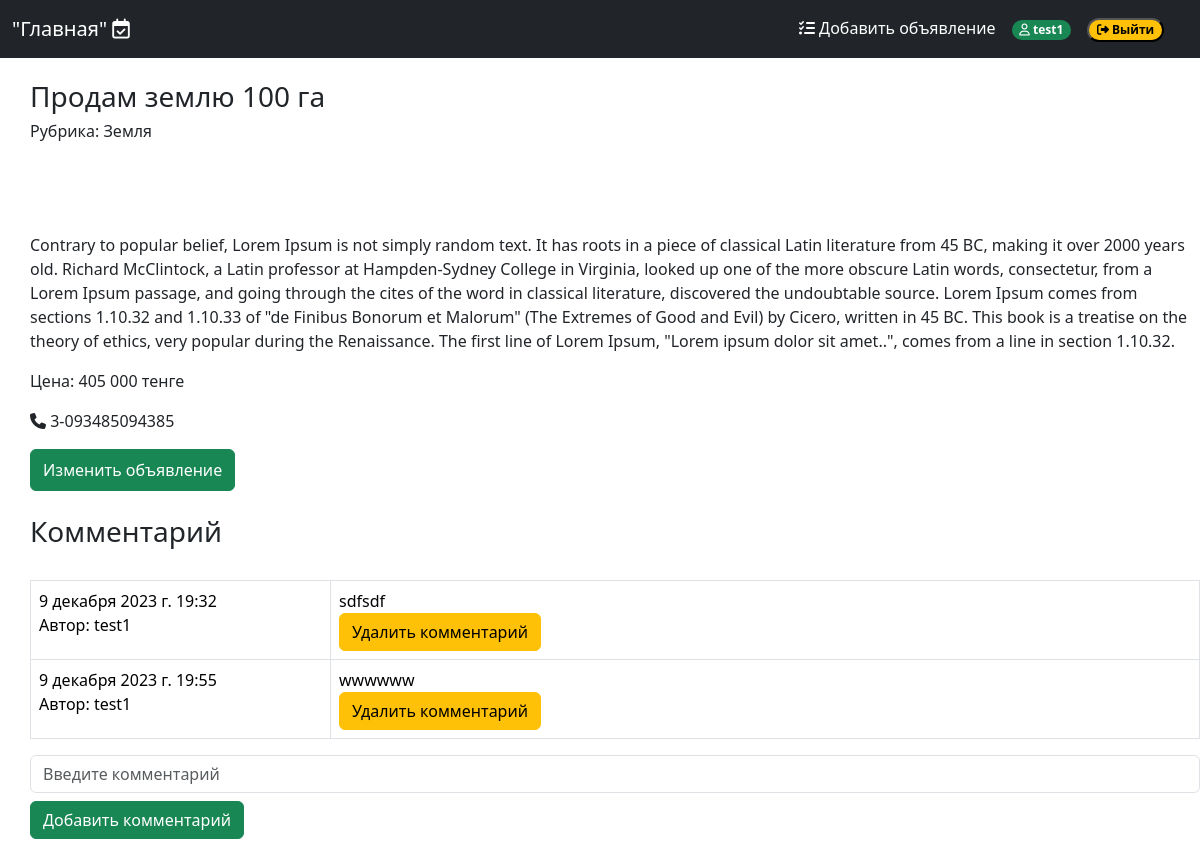
The page /rubric/4/post/4/ (signed in) on the database its author committed.
### app/models.py (models this page shows, shortened)
class Post(models.Model):
    rubric = models.ForeignKey(Rubric, on_delete=models.PROTECT, verbose_name='Раздел')
    title = models.CharField(max_length=255, verbose_name='Заголовок')
    content = models.TextField(verbose_name='Описание')
    price = models.IntegerField(verbose_name='Цена')
    contact = models.TextField(verbose_name='Контакты')
    image = ThumbnailerImageField(verbose_name='Картинка', upload_to='posts', blank=True)
    created_at = models.DateTimeField(auto_now_add=True, verbose_name='Дата')
    author = models.ForeignKey(User, on_delete=models.CASCADE, verbose_name='Автор')

class Rubric(models.Model):
    name = models.CharField(max_length=255, verbose_name='Раздел')
    parent = models.ForeignKey('self', on_delete=models.CASCADE, null=True, blank=True, related_name='subrubric')

class Comment(models.Model):
    post = models.ForeignKey(Post, on_delete=models.CASCADE, verbose_name='Объявления', related_name='comment')
    created_at = models.DateTimeField(auto_now_add=True, verbose_name='Дата')
    author = models.ForeignKey(User, on_delete=models.CASCADE, verbose_name='Автор')
    content = models.TextField(verbose_name='Комментарий')

### app/views.py (the view, shortened to what this page needs)
# urls.py: path('rubric/<int:subrubric_pk>/post/<int:post_pk>/', PostView.as_view(), name='post'),
class PostView(View):
    def get(self, request, subrubric_pk, post_pk):
        form = AddCommentForm(request.POST)
        post = Post.objects.get(pk=post_pk)
        comments = Comment.objects.filter(post=post)
        context = {'form':form, 'post':post, 'comments':comments}
        return render(request, 'post.html', context)

### app/forms.py
class AddCommentForm(forms.ModelForm):
    class Meta:
        model = Comment
        fields = ['content']

### app/templatetags/custom_filters.py (called while the page is built)
@register.filter
def thousands_with_spaces(value):
    try:
        value = int(value) if isinstance(value, str) else value
        formatted_value = "{:,}".format(value).replace(",", " ")
        return formatted_value
    except (ValueError, TypeError):
        return value

### templates/post.html (shortened to what this page needs)
{% extends "base.html" %}
{% load static %}
{% load custom_filters %}
{% block content %}
<h3> {{ post.title }} </h3>
<h6> Рубрика: {{ post.rubric.name }} </h6>
<div style="padding-top:30px; padding-bottom: 30px;"><img src="{{ post.image.profile.url }}"></div>
<p> {{ post.content }} </p>
<p>   Цена: {{ post.price|thousands_with_spaces }} тенге</p>
<p><i class="fa-solid fa-phone"></i>
{% if user.is_authenticated %}  {{ post.contact }}
{% else %} Зарегистрируйтесь что бы увидеть номер
{% endif %}
</p>
{% if post.author.username == request.user.username %}
<a href="{% url 'update_post' subrubric_pk=post.rubric.pk post_pk=post.pk %}" class="btn btn-success w-40 py-2">
    Изменить объявление</a>
{% endif %}
<br> <br>
<h3> Комментарий </h3> <br>
<table  class="table table-bordered">
{% for each in comments %}
        <tr>
            <td style="width:300px;">{{ each.created_at }} <br> Автор: {{ each.author }} </td>
            <td>{{ each.content }} <br> {% if each.author.username == request.user.username %}
                <a class="btn btn-warning" href="{% url 'delete_comment' subrubric_pk=post.rubric.pk post_pk=each.post.pk comment_pk=each.pk %} "> Удалить комментарий </a>
                {% endif %}
            </td>
        </tr>
{% endfor %}
</table>
<form method="POST">
    <div class="row-md-2">
        <input type="text" class="form-control  mb-2" name="content" placeholder= {% if request.user.is_authenticated %} "Введите комментарий" {% else %} "Что бы добавить комментарий нужно войти" {% endif%} {% if request.user.is_authenticated %} {% else %} readonly {% endif%} >
    </div>
    <div class="row-md-2">
        <button type="submit" class="btn btn-success" {% if request.user.is_authenticated %} {% else %} disabled {% endif%}>Добавить комментарий</button>
    </div>
</form>
{% endblock %}

### templates/base.html (shortened to what this page needs)
{% load static %}
<!DOCTYPE html>
<html lang="en">
    <head>
        <link
        href="https://cdn.jsdelivr.net/npm/bootstrap@5.3.2/dist/css/bootstrap.min.css"
        rel="stylesheet"
        />
    </head>
    <body>
        <nav class="navbar navbar-expand-md navbar-dark fixed-top bg-dark">
            <div class="container-fluid">
                <a class="navbar-brand" href="{% url 'home' %}"> "Главная" <i class="fa-regular fa-calendar-check"></i></a>
                <div class="offcanvas offcanvas-end text-bg-dark" tabindex="-1" id="offcanvasNavbar2" aria-labelledby="offcanvasNavbar2Label">
                    <div class="offcanvas-body">
                        <ul class="navbar-nav justify-content-end flex-grow-1 pe-3">
                            {% if request.user.is_authenticated %}
                            <li class="nav-item">
                                <a class="nav-link active" aria-current="page" href="{% url 'add_post' %}"><i class="fa-solid fa-list-check"></i> Добавить объявление</a>
                            </li>
                            <li class="nav-item">
                                <span class="nav-link active" aria-current="page"><span class="badge text-bg-success rounded-pill" > <i class="fa-regular fa-user"></i>   {{ request.user.username }} </span></span>
                            </li>
                            <li class="nav-item">
                                <form method="post" action="{% url 'logout' %}">
                                    <span class="nav-link active" aria-current="page"><button type="submit" class="badge text-bg-warning rounded-pill"><i class="fa-solid fa-right-from-bracket"></i> Выйти</button></span>
                                </form>
                            </li>
                            {% endif %}
                        </ul>
                    </div>
                </div>
            </div>
        </nav>
    <div style="margin-top: 80px; margin-left:30px; margin-bottom: 40px;">
        {% block content %}
        {% endblock %}
    </div>
    </body>
</html>

### rows shown on the page
Post: title "Продам землю 100 га", rubric.name "Земля", content "Contrary to popular belief, Lorem Ipsum is not simply random text. It has roots in a piece of classical Latin literature from 45 BC, making it over 2000 years old. Richard McClintock, a Latin professor at Hampden-Sydney College in Virginia, looked up one of the more obscure Latin words, consectetur, from a Lorem Ipsum passage, and going through the cites of the word in classical literature, discovered the undoubtable source. Lorem Ipsum comes from sections 1.10.32 and 1.10.33 of \"de Finibus Bonorum et Malorum\" (The Extremes of Good and Evil) by Cicero, written in 45 BC. This book is a treatise on the theory of ethics, very popular during the Renaissance. The first line of Lorem Ipsum,…", price|thousands_with_spaces "405 000", contact "3-093485094385"
Comment: created_at "9 декабря 2023 г. 19:32", author "test1", content "sdfsdf", shows "Удалить комментарий"
Comment: created_at "9 декабря 2023 г. 19:55", author "test1", content "wwwwww", shows "Удалить комментарий"

### other values the page prints
{{ request.user.username }} "test1"
